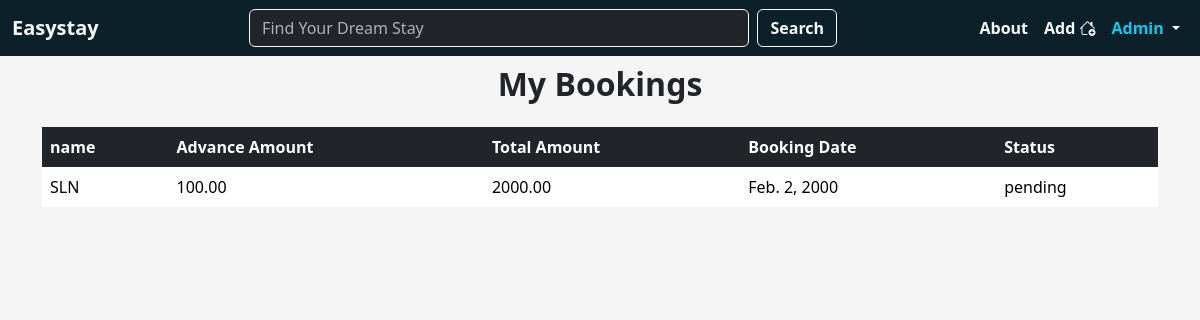
/booking/bookings/ (signed in), run on the app's committed database.
### booking/models.py (models this page shows, shortened)
class Booking(models.Model):
    user = models.ForeignKey(User, on_delete=models.CASCADE)
    building = models.ForeignKey(Building, on_delete=models.CASCADE)
    advance_amount = models.DecimalField(max_digits=10, decimal_places=2)
    booking_date=models.DateField()
    total_amount = models.DecimalField(max_digits=10, decimal_places=2, blank=True, null=True)
    status = models.CharField(choices=[
            ('Pending', 'Pending'),
            ('confirmed', 'Confirmed'),
            ('cancelled', 'Cancelled')
        ],default='Pending')
    created_at = models.DateTimeField(auto_now_add=True)

### mainapp/models.py (models this page shows, shortened)
class Building(models.Model):
    name = models.CharField(max_length=200)
    type = models.ForeignKey(BuildingType, on_delete=models.CASCADE, related_name='building_types')
    rent_price=models.FloatField(default=00000)
    deposit=models.FloatField(default=00000)
    thumbnail=models.ImageField(upload_to='buildings/', blank=True, null=True)
    address=models.ForeignKey(Address, on_delete=models.SET_NULL, blank=True, null=True, related_name='building_address' )
    facilities = models.ManyToManyField(Facility, related_name='building_facilities')

### booking/views.py (the view)
# urls.py: path('bookings/', views.Bookings.as_view(), name='bookings')
class Bookings(ListView):
    model = Booking
    template_name = 'bookings.html'
    context_object_name = 'bookings'

### booking/templates/bookings.html (shortened to what this page needs)
{% extends 'base.html' %}
{% block content %}
<div class="container ppy-5">
    <h2 class="mb-4 fw-bold text-center">My Bookings</h2>
    {% if bookings %}
    <table class="table table-borderless align-middle">
        <thead class="table-dark">
            <tr>
                <th>name</th>
                <th>Advance Amount</th>
                <th>Total Amount</th>
                <th>Booking Date</th>
                <th>Status</th>
            </tr>
        </thead>
        <tbody>
            {% for booking in bookings %}
            <tr>
                <td>{{booking.building.name}}</td>
                <td>{{booking.advance_amount}}</td>
                <td>{{booking.total_amount}}</td>
                <td>{{booking.booking_date}}</td>
                <td>{{booking.status}}</td>
            </tr>
            {% endfor %}
        </tbody>
    </table>
    {% else %}
    <p class="text-center text-muted">No bookings yet</p>
    {% endif %}
</div>
{% endblock %}

### mainapp/templates/includes/navbar.html (shortened to what this page needs)
{% load static %}
<nav class="navbar navbar-expand-lg  fixed-top top-0 w-100  navbar-dark" data-bs-theme='dark'>
    <div class="container-fluid div_class ">
        <a class="navbar-brand" href="{% url 'homepage' %}"> <strong class="text-light">Easystay</strong></a>
        <form class="d-flex w-50 h-100" role="search" method="get" action="{% url 'search_buildings' %}">
            <input class="form-control me-2 border-light" type="search" placeholder="Find Your Dream Stay"
                aria-label="Search" name="q" value="{{query}}">
            <button class=" btn btn-outline-light " type=" submit"> <strong>Search</strong></button>
        </form>
        <div>
            <div class="collapse navbar-collapse div_col" id="navbarScroll">
                <ul class="navbar-nav me-auto my-2 my-lg-0 navbar-nav-scroll">
                    <li class="nav-item">
                        <a class="nav-link active" href="{% url 'aboutpage' %}"><strong
                                class="text-light">About</strong></a>
                    </li>
                    <li class="nav-item">
                        <a class="nav-link active" href="{% url 'addbuilding' %}"><strong
                                class="text-light">Add <i class="bi bi-house-add" href="{% url 'addbuilding' %}" ></i></strong></a>
                    </li>
                    <li class="nav-item dropdown">
                        <a class="nav-link dropdown-toggle active" href="#" role="button" data-bs-toggle="dropdown"
                            aria-expanded="false">
                            {% if user.is_authenticated %}
                            <strong class="text-info">{{user.username.capitalize}}</strong>
                            {% else %}
                            <strong class="text-light">Accounts</strong>
                            {% endif %}
                        </a>
                    </li>
                </ul>
            </div>
        </div>
    </div>
</nav>

### static/css/style.css (style rules this page uses)
* { padding: 0; margin: 0; box-sizing: border-box; }

### data on the page
Booking: building.name "SLN", advance_amount "100.00", total_amount "2000.00", booking_date "Feb. 2, 2000", status "pending"

### other printed values
{{ user.username.capitalize }} "Admin"
